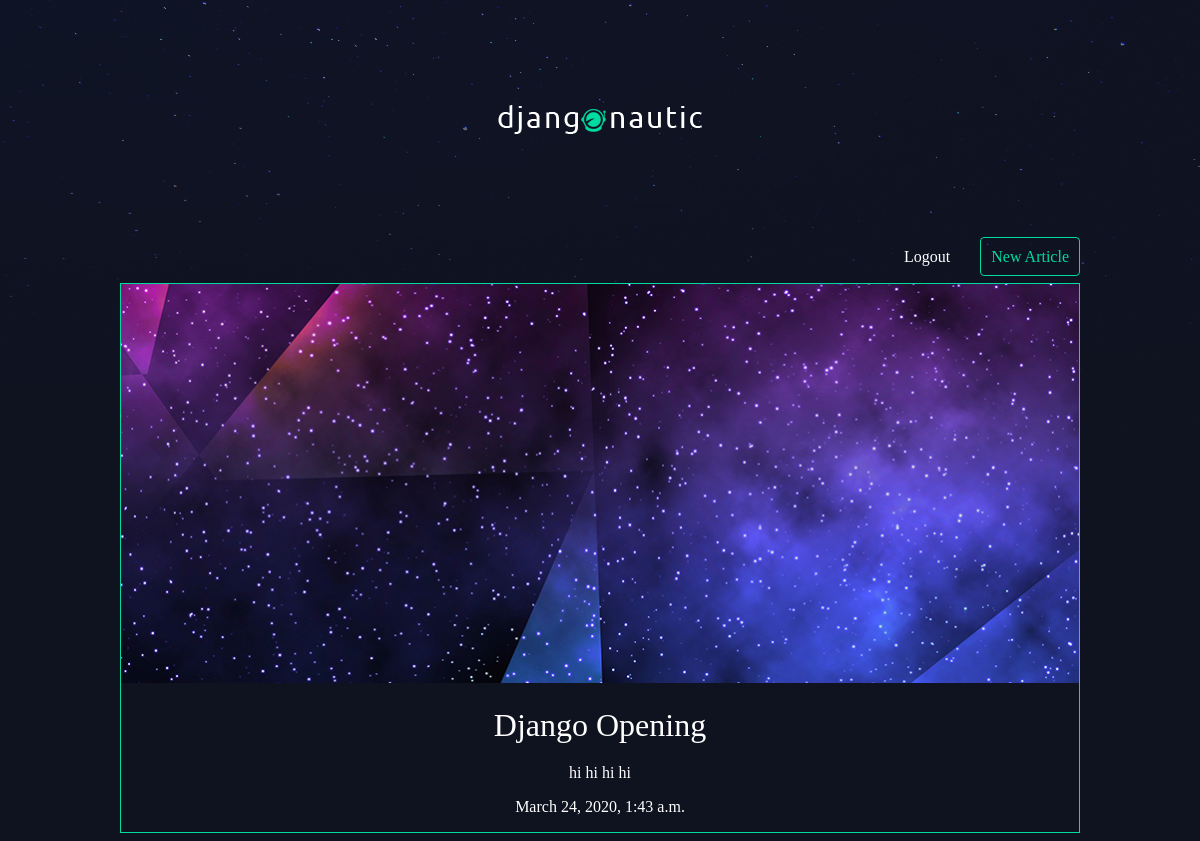
The page /articles/django-opening/ (signed in) on the database its author committed.
### articles/models.py (models this page shows)
class Article(models.Model):
    title = models.CharField(max_length=100)
    slug = models.SlugField()
    body = models.TextField()
    date = models.DateTimeField(auto_now_add=True)
    thumb = models.ImageField(default='default.png',blank=True)
    author = models.ForeignKey(User,on_delete=models.CASCADE,default=None)

### articles/views.py (the view)
# urls.py: url(r'^(?P<slug>[\w-]+)/$',views.articles_details,name="detail"),
def articles_details(request,slug):
    article = Article.objects.get(slug=slug)
    return render(request,'articles/article_detail.html',{'article':article})

### articles/Templates/articles/article_detail.html
{% extends 'base_layout.html' %}
{% block content %}
<div class="article-detail">
    <div class="article">
        <img src="{{article.thumb.url}}"/>
        <h2>{{ article.title }}</h2>
        <p>{{ article.body }}</p>
        <p>{{ article.date }}</p>
    </div>
</div>
{% endblock %}

### assets/style.css (style rules this page uses)
body { background-color: #0f121f; background-image: url(/static/stars.png); background-repeat: no-repeat; color: #fff; }
body * { font-family: Ubuntu; }
h1, h2, h3, h4, h5 { font-weight: normal; margin: 0; }
.article { padding: 10px; border: 1px solid #00dba0; position: relative; padding-bottom: 40px; }
.article h2 { font-size: 1.2em; }
.article-detail .article { padding: 0; }
.article-detail .article img { max-width: 100%; }
.article-detail .article h2 { text-align: center; margin: 20px auto; font-size: 2em }
.article-detail .article p { text-align: center; }

### rows shown on the page
Article: thumb (picture), title "Django Opening", body "hi hi hi hi", date "March 24, 2020, 1:43 a.m."
